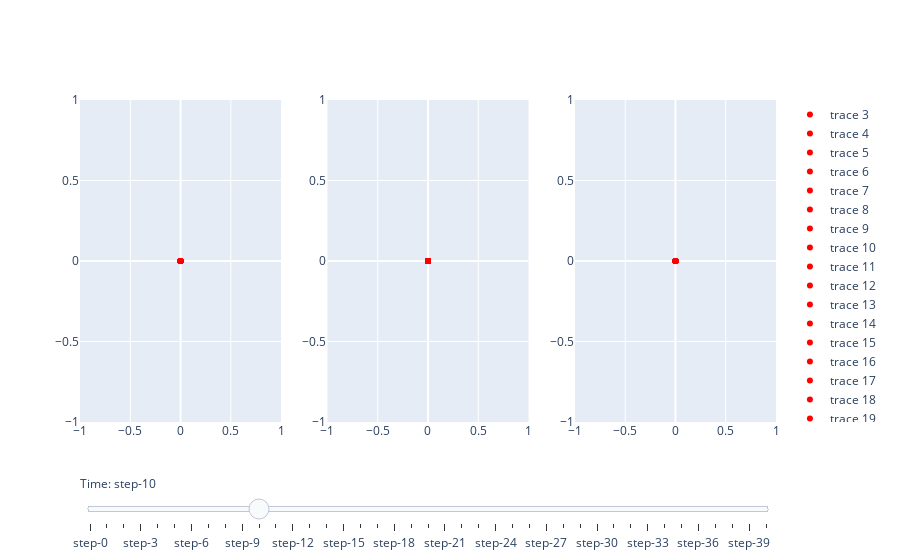

Source (notebook cell):
### Code cell
import plotly.graph_objects as go
from plotly.subplots import make_subplots
import numpy as np

# Create figure
fig = make_subplots(rows=1, cols = 3)
fig = fig.add_trace(go.Scatter(
            visible=False,
            line=dict(color="#00CED1", width=6),
            x=myCar.posx,
            y=myCar.posy),
            row = 1, col = 1)
fig = fig.add_trace(go.Scatter(
            visible=False,
            line=dict(color="#00CED1", width=6),
            x=myCar.speedx,
            y=myCar.speedy),
            row = 1, col = 2)
fig = fig.add_trace(go.Scatter(
            visible=False,
            line=dict(color="#00CED1", width=6),
            x=myCar.accelerationx,
            y=myCar.accelerationy),
            row = 1, col = 3)
# Add traces, one for each slider step
for i in range(len(l)):
    fig.add_scatter(x=[myCar.posx[i]], y=[myCar.posy[i]], mode='markers', line=dict(color="red", width = 10), row = 1, col = 1)

for i in range(len(l)):
    fig.add_scatter(x=[myCar.speedx[i]], y=[myCar.speedy[i]], mode='markers',line=dict(color="red", width = 10), row = 1, col = 2)

for i in range(len(l)):
    fig.add_scatter(x=[myCar.accelerationx[i]], y=[myCar.accelerationy[i]], mode='markers', line=dict(color="red", width = 10),row = 1, col = 3)

# Add traces, one for each slider step

# Create and add slider
steps = []
for i in range(len(l)):
    step = dict(
        method="update",
        args=[{"visible": [False] * len(fig.data)},
              {"title": "Time: " + str(time_set[i]) +"s"}],  # layout attribute
    )
    step["args"][0]["visible"][0] = True  # Toggle i'th trace to "visible"
    step["args"][0]["visible"][1] = True
    step["args"][0]["visible"][2] = True
    step["args"][0]["visible"][i+3] = True
    step["args"][0]["visible"][i+44] = True
    step["args"][0]["visible"][i+85] = True
    steps.append(step)

sliders = [dict(
    active=10,
    currentvalue={"prefix": "Time: "},
    pad={"t": 50},
    steps=steps
)]

fig.update_layout(
    sliders=sliders
)

fig.show()
